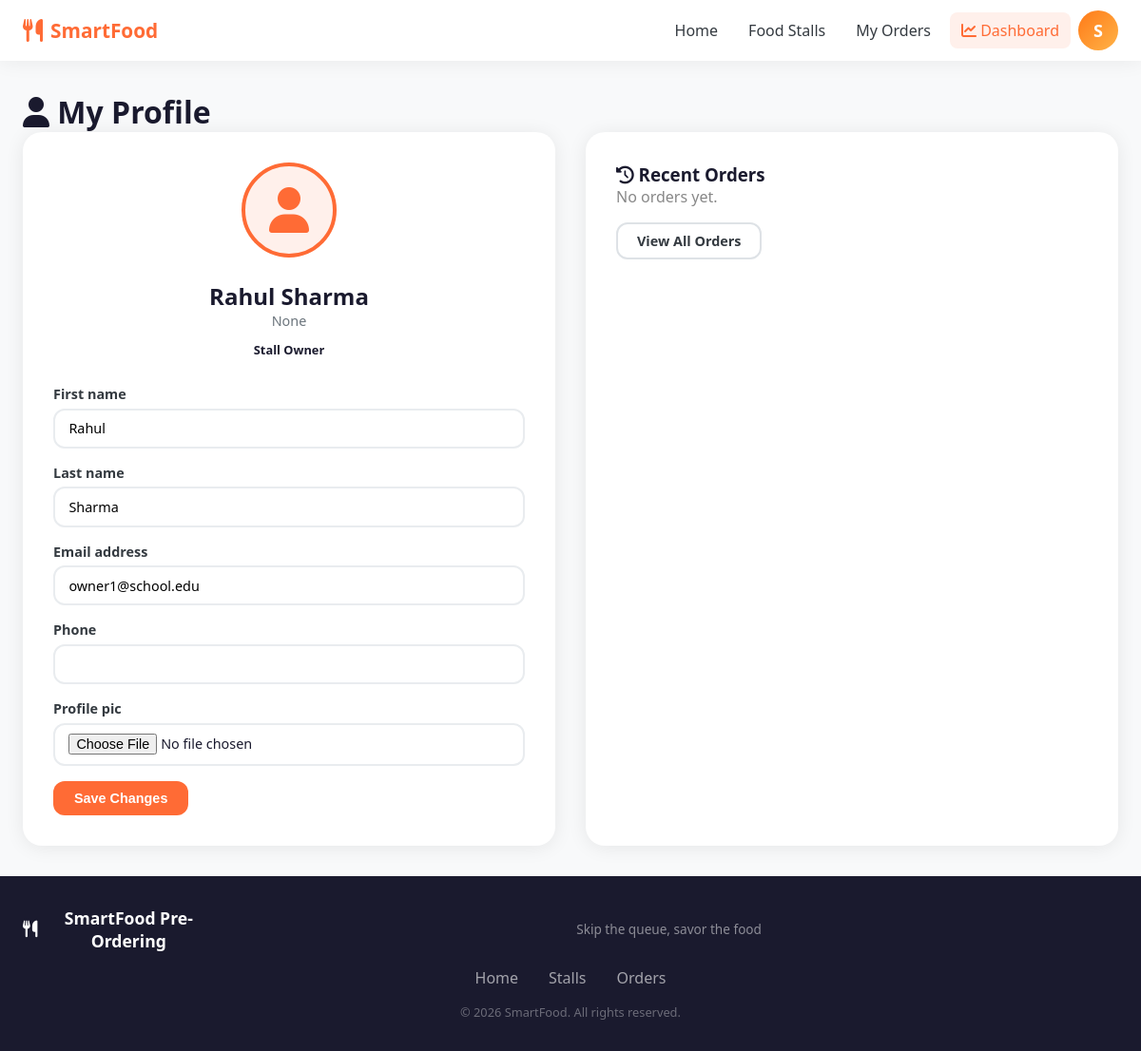
Page /users/profile/ (signed in) on the committed database.
### apps/users/models.py (models this page shows, shortened)
class User(AbstractUser):
    ROLE_CHOICES = [
        ('student', 'Student'),
        ('admin', 'Admin'),
        ('stall_owner', 'Stall Owner'),
    ]
    role = models.CharField(max_length=20, choices=ROLE_CHOICES, default='student')
    student_id = models.CharField(max_length=20, blank=True, null=True, unique=True)
    phone = models.CharField(max_length=15, blank=True)
    profile_pic = models.ImageField(upload_to='profiles/', blank=True, null=True)
    class Meta:
        verbose_name = 'User'
        verbose_name_plural = 'Users'
    @property
    def is_stall_owner(self):
        return self.role == 'stall_owner'

### apps/users/views.py (the view)
# urls.py: path('profile/', views.profile, name='profile'),
@login_required
def profile(request):
    if request.method == 'POST':
        form = ProfileUpdateForm(request.POST, request.FILES, instance=request.user)
        if form.is_valid():
            form.save()
            messages.success(request, 'Profile updated successfully!')
            return redirect('profile')
    else:
        form = ProfileUpdateForm(instance=request.user)
    recent_orders = Order.objects.filter(user=request.user).order_by('-created_at')[:5]
    return render(request, 'users/profile.html', {
        'form': form,
        'recent_orders': recent_orders
    })

### apps/users/forms.py
class ProfileUpdateForm(forms.ModelForm):
    class Meta:
        model = User
        fields = ['first_name', 'last_name', 'email', 'phone', 'profile_pic']

### templates/users/profile.html (shortened to what this page needs)
{% extends 'base/base.html' %}
{% load static %}
{% block content %}
<div class="container profile-page">
    <h1><i class="fas fa-user"></i> My Profile</h1>
    <div class="profile-layout">
        <div class="profile-card">
            <div class="profile-avatar">
                {% if user.profile_pic %}
                <img src="{{ user.profile_pic.url }}" alt="Profile">
                {% else %}
                <div class="avatar-placeholder"><i class="fas fa-user"></i></div>
                {% endif %}
            </div>
            <div class="profile-info">
                <h2>{{ user.get_full_name|default:user.username }}</h2>
                <p class="profile-id">{{ user.student_id }}</p>
                <span class="profile-role role-{{ user.role }}">{{ user.get_role_display }}</span>
            </div>
            <form method="post" enctype="multipart/form-data" class="profile-form">
                {% for field in form %}
                <div class="form-group">
                    <label>{{ field.label }}</label>
                    {{ field }}
                </div>
                {% endfor %}
                <button type="submit" class="btn btn-primary">Save Changes</button>
            </form>
        </div>
        <div class="profile-orders">
            <h3><i class="fas fa-history"></i> Recent Orders</h3>
            {% for order in recent_orders %}
            <a href="{% url 'order_detail' order.pk %}" class="profile-order-row">
                <span class="por-token">#{{ order.token_number }}</span>
                <span class="por-stall">{{ order.stall.name }}</span>
                <span class="por-date">{{ order.pickup_date|date:"d M" }}</span>
                <span class="status-badge status-{{ order.status }}">{{ order.get_status_display }}</span>
            </a>
            {% empty %}
            <p style="color:#888">No orders yet.</p>
            {% endfor %}
            <a href="{% url 'my_orders' %}" class="btn btn-outline" style="margin-top:1rem">View All Orders</a>
        </div>
    </div>
</div>
{% endblock %}

### templates/base/base.html (shortened to what this page needs)
<!doctype html>
<html lang="en">
  <head>
    {% load static %}
    <link rel="stylesheet" href="{% static 'css/main.css' %}" />
    <link
      rel="stylesheet"
      href="https://cdnjs.cloudflare.com/ajax/libs/font-awesome/6.4.0/css/all.min.css"
    />
  </head>
  <body class="{% block body_class %}{% endblock %}">
    <nav class="navbar">
      <div class="nav-container">
        <a href="{% url 'home' %}" class="nav-brand">
          <i class="fas fa-utensils"></i>
          <span>SmartFood</span>
        </a>
        <div class="nav-links">
          <a href="{% url 'home' %}" class="nav-link">Home</a>
          <a href="{% url 'stall_list' %}" class="nav-link">Food Stalls</a>
          {% if user.is_authenticated %}
          <a href="{% url 'my_orders' %}" class="nav-link">My Orders</a>
          {% if user.is_staff or user.is_stall_owner or user.role == 'admin' %}
          <a href="{% url 'admin_dashboard' %}" class="nav-link nav-admin">
            <i class="fas fa-chart-line"></i> Dashboard
          </a>
          {% endif %}
          <div class="user-menu" id="userMenu">
            <div class="avatar-circle" onclick="toggleDropdown()">
              {{ user.username|first|upper }}
            </div>
          </div>
          {% else %}
          <a href="{% url 'login' %}" class="btn btn-outline">Login</a>
          <a href="{% url 'register' %}" class="btn btn-primary">Register</a>
          {% endif %}
        </div>
      </div>
    </nav>
    <main class="main-content">{% block content %}{% endblock %}</main>
    <footer class="footer">
      <div class="footer-container">
        <div class="footer-brand">
          <i class="fas fa-utensils"></i>
          <strong>SmartFood Pre-Ordering</strong>
          <p>Skip the queue, savor the food</p>
        </div>
        <div class="footer-links">
          <a href="{% url 'home' %}">Home</a>
          <a href="{% url 'stall_list' %}">Stalls</a>
          {% if user.is_authenticated %}
          <a href="{% url 'my_orders' %}">Orders</a>
          {% endif %}
        </div>
        <p class="footer-copy">&copy; 2026 SmartFood. All rights reserved.</p>
      </div>
    </footer>
  </body>
</html>

### static/css/main.css (style rules this page uses)
:root { --primary: #FF6B35; --primary-dark: #e85a24; --primary-light: #fff0eb; --secondary: #4ECDC4; --accent: #FFE66D; --success: #27AE60; --warning: #F39C12; --danger: #E74C3C; --info: #3498DB; --dark: #1a1a2e; --gray-100: #f8f9fa; --gray-200: #e9ecef; --gray-300: #dee2e6; --gray-400: #ced4da; --gray-600: #6c757d; --gray-800: #343a40; --white: #ffffff; --shadow: 0 2px 20px rgba(0,0,0,0.08); --shadow-lg: 0 8px 40px rgba(0,0,0,0.12); --radius: 12px; --radius-lg: 20px; --font: 'Segoe UI', system-ui, -apple-system, sans-serif; }
* { margin: 0; padding: 0; box-sizing: border-box; }
body { font-family: var(--font); background: var(--gray-100); color: var(--dark); min-height: 100vh; display: flex; flex-direction: column; }
.navbar { background: var(--white); box-shadow: 0 2px 20px rgba(0,0,0,0.06); position: sticky; top: 0; z-index: 1000; }
.nav-container { max-width: 1200px; margin: 0 auto; padding: 0 1.5rem; display: flex; align-items: center; gap: 2rem; height: 64px; }
.nav-brand { display: flex; align-items: center; gap: 0.5rem; font-size: 1.3rem; font-weight: 800; color: var(--primary); text-decoration: none; }
.nav-brand i { font-size: 1.5rem; }
.nav-links { display: flex; align-items: center; gap: 0.5rem; margin-left: auto; }
.nav-link { color: var(--gray-800); text-decoration: none; padding: 0.5rem 0.75rem; border-radius: 8px; font-weight: 500; transition: all 0.2s; }
.nav-admin { background: var(--primary-light); color: var(--primary); }
.btn { display: inline-flex; align-items: center; gap: 0.5rem; padding: 0.5rem 1.25rem; border-radius: var(--radius); font-weight: 600; font-size: 0.9rem; border: 2px solid transparent; cursor: pointer; text-decoration: none; transition: all 0.2s; white-space: nowrap; }
.btn-primary { background: var(--primary); color: var(--white); }
.btn-outline { border-color: var(--gray-300); color: var(--gray-800); background: var(--white); }
.main-content { flex: 1; }
.container { max-width: 1200px; margin: 0 auto; padding: 2rem 1.5rem; }
.form-group { margin-bottom: 1rem; }
.form-group label { display: block; font-weight: 600; font-size: 0.9rem; margin-bottom: 0.35rem; color: var(--gray-800); }
.form-group input, .form-group select, .form-group textarea { width: 100%; padding: 0.6rem 0.9rem; border: 2px solid var(--gray-200); border-radius: var(--radius); font-size: 0.9rem; transition: border-color 0.2s; font-family: var(--font); }
.profile-layout { display: grid; grid-template-columns: 1fr 1fr; gap: 2rem; }
.profile-card { background: var(--white); border-radius: var(--radius-lg); padding: 2rem; box-shadow: var(--shadow); }
.profile-avatar { text-align: center; margin-bottom: 1.5rem; }
.profile-avatar img, .avatar-placeholder { width: 100px; height: 100px; border-radius: 50%; object-fit: cover; border: 4px solid var(--primary); display: inline-flex; align-items: center; justify-content: center; background: var(--primary-light); font-size: 3rem; color: var(--primary); }
.profile-info { text-align: center; margin-bottom: 1.5rem; }
.profile-id { color: var(--gray-600); font-size: 0.9rem; }
.profile-role { display: inline-block; padding: 0.25rem 0.75rem; border-radius: 100px; font-size: 0.8rem; font-weight: 700; margin-top: 0.5rem; }
.profile-orders { background: var(--white); border-radius: var(--radius-lg); padding: 2rem; box-shadow: var(--shadow); }
.footer { background: var(--dark); color: rgba(255,255,255,0.7); padding: 2rem 1.5rem; margin-top: auto; }
.footer-container { max-width: 1200px; margin: 0 auto; text-align: center; }
.footer-brand { display: flex; align-items: center; justify-content: center; gap: 0.5rem; margin-bottom: 0.5rem; font-size: 1.1rem; color: var(--white); }
.footer-brand p { font-size: 0.85rem; color: rgba(255,255,255,0.5); display: block; width: 100%; }
.footer-links { display: flex; justify-content: center; gap: 2rem; margin: 1rem 0; }
.footer-links a { color: rgba(255,255,255,0.6); text-decoration: none; }
.footer-copy { font-size: 0.8rem; opacity: 0.5; }
.user-menu { position: relative; display: inline-block; }
.avatar-circle { width: 42px; height: 42px; border-radius: 50%; background: linear-gradient(135deg, #ff7a18, #ffb347); color: white; display: flex; align-items: center; justify-content: center; font-weight: 600; font-size: 18px; cursor: pointer; transition: 0.3s; }

### rows in the picture
User: username|first "S", get_full_name "Rahul Sharma", student_id "None", role "Stall Owner", form "Rahul" "Sharma" "owner1@school.edu"

### other values in the picture
{{ field.label }} "First name" "Last name" "Email address" "Phone" "Profile pic"
